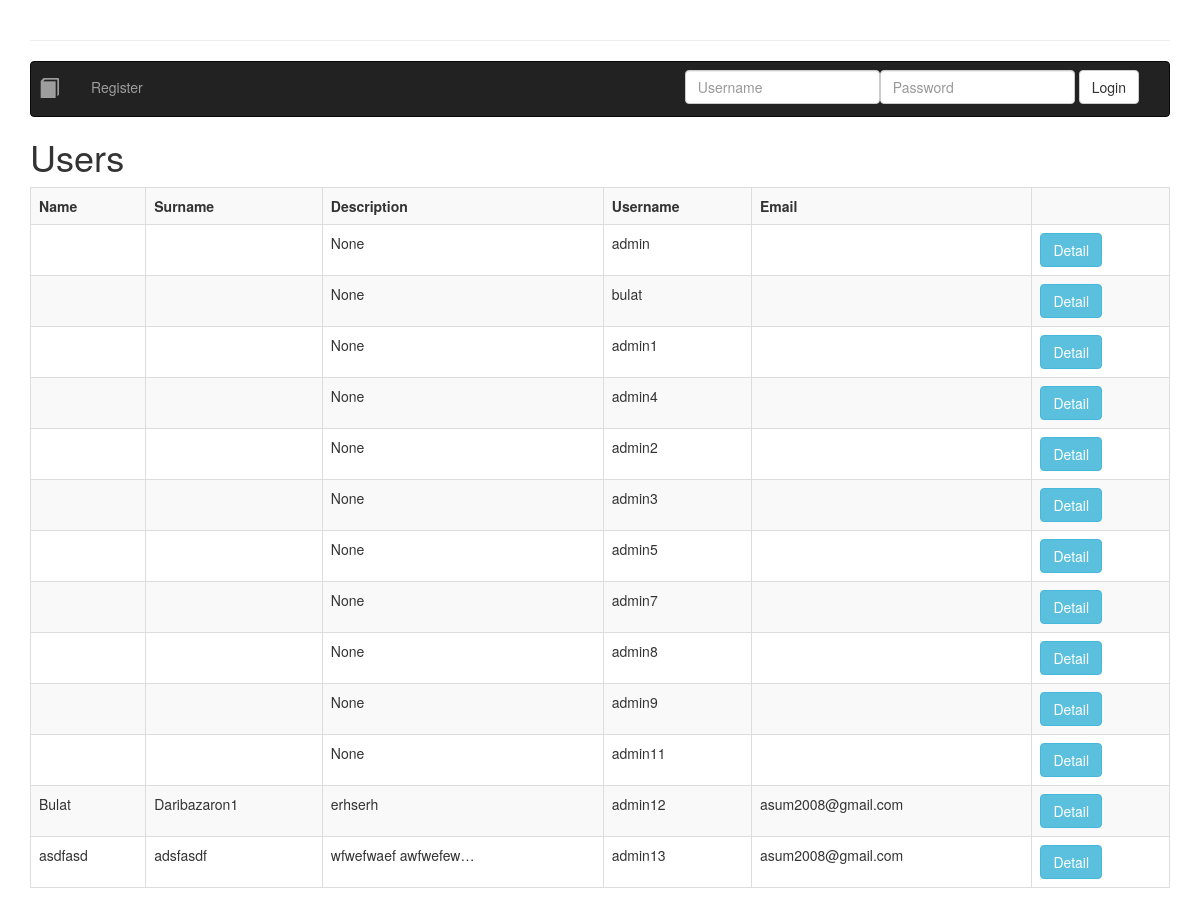
Before: /profile/ with the older database file.
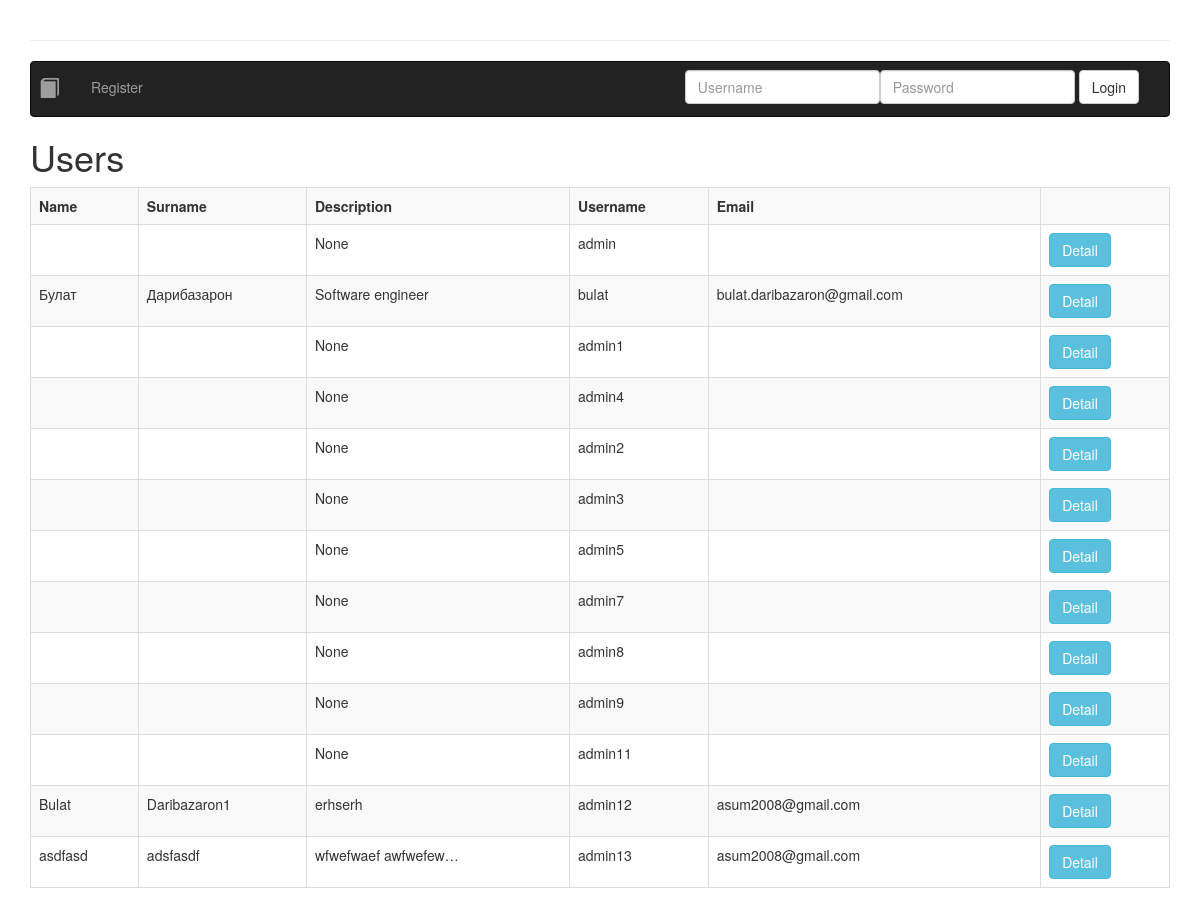
After: the same page with the newer database file.
### intra/models.py (models this page shows)
class User(AbstractUser):
    description = models.TextField(null=True)
    picture = models.ImageField(blank=True, upload_to="", null=True)

### intra/views.py (the view)
# urls.py: path('profile/', views.ProfileList.as_view(), name='users'),
class ProfileList(ListView):
    model = User
    template_name = 'profile_list.html'

### intra/templates/profile_list.html (shortened to what this page needs)
{% extends 'base.html' %}{% load bootstrap3 %} {% load i18n %}
{% block content %}
{% include 'nav.html' %}
    <h1>{% trans 'Users' %}</h1>
    <div>
    <div class="table-responsive">
    <table class="table table-striped table-bordered table-hover">
      <tr>
        <th>{% trans 'Name' %}</th>
        <th>{% trans 'Surname' %}</th>
        <th>{% trans 'Description' %}</th>
        <th>{% trans 'Username' %}</th>
        <th>{% trans 'Email' %}</th>
        <th></th>
      </tr>
      {% for user in object_list %}
      <tr>
        <td>{{ user.first_name }}</td>
        <td>{{ user.last_name }}</td>
        <td>{{ user.description|truncatechars:20 }}</td>
        <td>{{ user.username }}</td>
        <td>{{ user.email }}</td>
        <td>
          <a
            href="{% url 'profile' user.id %}"
            class="btn btn-info"
            >{% trans 'Detail' %}</a
          >
        </td>
      </tr>
      {% endfor %}
    </table>
  </div>
</div>
{% endblock %}

Changed rows visible on the page:
changed User "bulat": first_name (not shown) → "Булат"; last_name (not shown) → "Дарибазарон"; description "None" → "Software engineer"; email (not shown) → "bulat.daribazaron@gmail.com"
